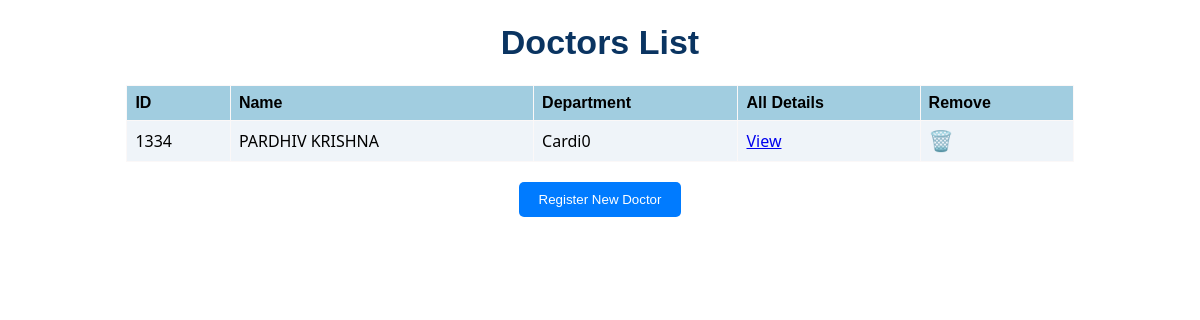
/hospital/alldoc, run on the app's committed database.
### hospitalapp/models.py (models this page shows)
class Doctor(models.Model):
    name=models.CharField(max_length=50)
    did=models.CharField(max_length=20)
    department=models.CharField(max_length=50)
    email=models.EmailField(max_length=255)
    dphno=models.IntegerField(max_length=20)
    password=models.CharField(max_length=20)
    username=models.CharField(max_length=20)
    address=models.CharField(max_length=20)

### hospitalapp/views.py (the view)
def AllDoctor(request):
    drs=Doctor.objects.all()
    context= {
        'drs':drs
    }
    return render(request=request,template_name='alldoc.html',context=context)

### hospitalapp/templates/alldoc.html (shortened to what this page needs)
{% load static %}
<!DOCTYPE html>
<html>
    <head>
        <link rel="stylesheet" type="text/css" href="{% static 'doctors.css' %}">
    </head>
<body>
<h1>Doctors List</h1>
<table>
<thead>
    <tr>
        <th>ID</th>
        <th>Name</th>
        <th>Department</th>
        <th>All Details</th>
        <th>Remove</th>
    </tr></thead>
<tbody><tr>
    {% for dr in drs %}
        <td>{{ dr.did }}</td>
        <td>{{ dr.name }}</td>
        <td>{{ dr.department }}</td>
        <td><a href="{% url 'singledoc' dr.pk %}">View</a></td>
        <td><a href="{% url 'deletedoc' dr.pk %}"><button class="delete-button">🗑️</button></a></td>
    </tr>
    {% endfor %}
</tbody>
</table>
<div class="center-container">
<a href="{% url 'adddoc' %}"><button style="text-align: center;" class="register-button">Register New Doctor</button></a>
</div>
</body>
</html>

### hospitalapp/static/doctors.css (style rules this page uses)
body { background-color: #ffffff; font-family: 'Candara', sans-serif; }
h1 { font-size: 34px; color: #0a3461; text-align: center; }
table { border-collapse: collapse; width: 80%; margin: 20px auto; }
th, td { border: 1px solid #fbf8f8; padding: 8px; text-align: left; font-family: 'Segoe UI', Tahoma, Geneva, Verdana, sans-serif; }
th { background-color: #a1cde0; font-family: 'Trebuchet MS', 'Lucida Sans Unicode', 'Lucida Grande', 'Lucida Sans', Arial, sans-serif; }
tr:nth-child(odd) { background-color: rgb(239, 244, 249); }
.delete-button { background-color: transparent; color: #fff; padding: 0px 0px; font-size: 20px; border: none; border-radius: 5px; cursor: pointer; }
.center-container { display: flex; justify-content: center; height: 100vh; text-align: center; }
.register-button { background-color: #007BFF; color: #fff; padding: 10px 20px; border: none; border-radius: 5px; cursor: pointer; }

### data on the page
Doctor: did "1334", name "PARDHIV KRISHNA", department "Cardi0"
